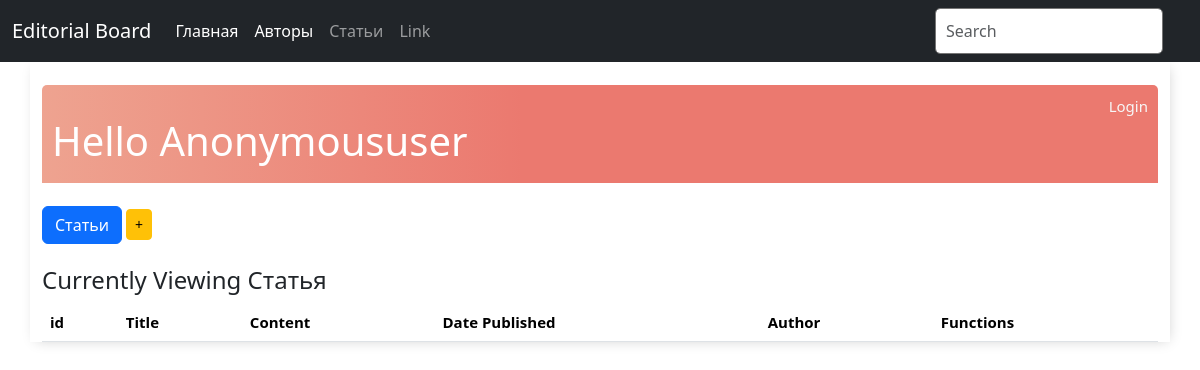
Page /display_articles/ on the earlier database version.
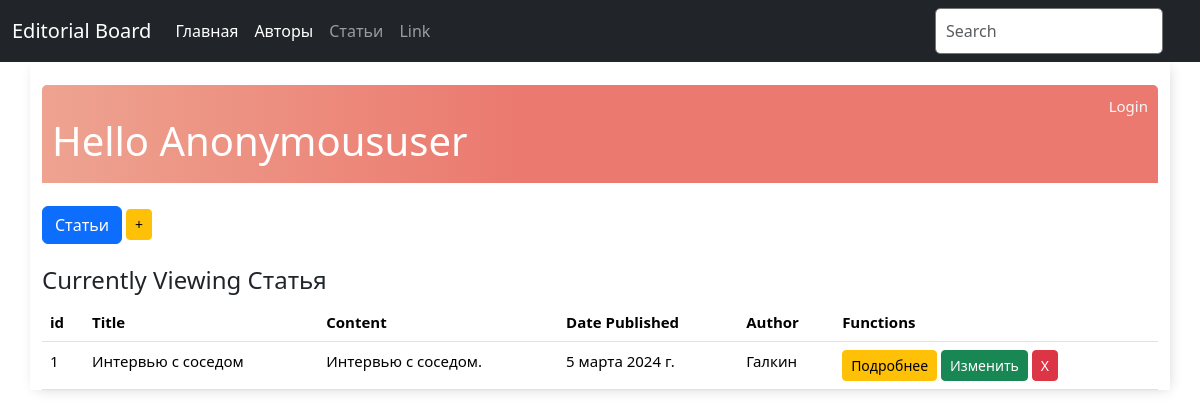
Same page on the later database version.
### base/models.py (models this page shows, shortened)
class Article(models.Model):
    title = models.CharField(max_length=200, verbose_name="Название статьи")
    content = models.TextField(verbose_name="Содержание статьи")
    date_published = models.DateField(verbose_name="Дата публикации")
    author = models.ForeignKey(Author, verbose_name="Автор", on_delete=models.CASCADE)

class Person(models.Model):
    last_name = models.CharField(max_length=100, verbose_name="Фамилия автора")
    first_name = models.CharField(max_length=100, verbose_name="Имя автора")
    date_of_birth = models.DateField(verbose_name="Дата рождения", null=True, blank=True)
    class Meta:
        abstract = True
    def __str__(self):
        return self.last_name

class Author(Person):
    pass

### base/views.py (the view)
# urls.py: path('display_articles/', views.display_articles, name='display_articles'),
def display_articles(request):
    articles = Article.objects.all()
    context = {
        'articles': articles,
        'header': 'Статья'
    }
    return render(request, 'article_list.html', context)

### base/templates/article_list.html (shortened to what this page needs)
{% extends 'base.html' %}
{% block content %}
<br>
<div class="header-bar">
    <div>
        <br>
        <h1>Hello {{ request.user|title }}</h1>
    </div>
    {% if request.user.is_authenticated %}
    <a href="{% url 'logout' %}">Logout</a>
    {% else %}
    <a href="{% url 'login' %}">Login</a>
    {% endif %}
</div>
<br>
<div class="button-group">
    <a href="{% url 'display_articles' %}" class="btn btn-primary btn-end" role="button">Статьи</a>
    <a href="{% url 'add_article' %}" class="btn btn-warning btn-sm" role="button"> +</a>
</div>
<br>
<h4>Currently Viewing {{ header }}</h4>
<table class="table table-hover">
    <thead>
        <tr>
            <th>id</th>
            <th>Title</th>
            <th>Content</th>
            <th>Date Published</th>
            <th>Author</th>
            <th>Functions</th>
        </tr>
    </thead>
    <tbody>
        {% for article in articles %}
            <tr>
                <td>{{ article.pk }}</td>
                <td>{{ article.title }}</td>
                <td>{{ article.content }}</td>
                <td>{{ article.date_published }}</td>
                <td>{{ article.author }}</td>
                <td>
                    <a href="{% url 'article_detail' article.pk %}" class="btn btn-warning btn-sm" role="button"> Подробнее</a>
                    <a href="{% url 'edit_article' article.pk %}" class="btn btn-success btn-sm" role="button">Изменить</a>
                    <a href="{% url 'delete_article' article.pk %}" class="btn btn-danger btn-sm" role="button">X</a>
                </td>
            </tr>
        {% endfor %}
    </tbody>
</table>
{% endblock content %}

Differences in the rows shown:
added Article: pk "1", title "Интервью с соседом", content "Интервью с соседом.", date_published "5 марта 2024 г.", author "Галкин"
